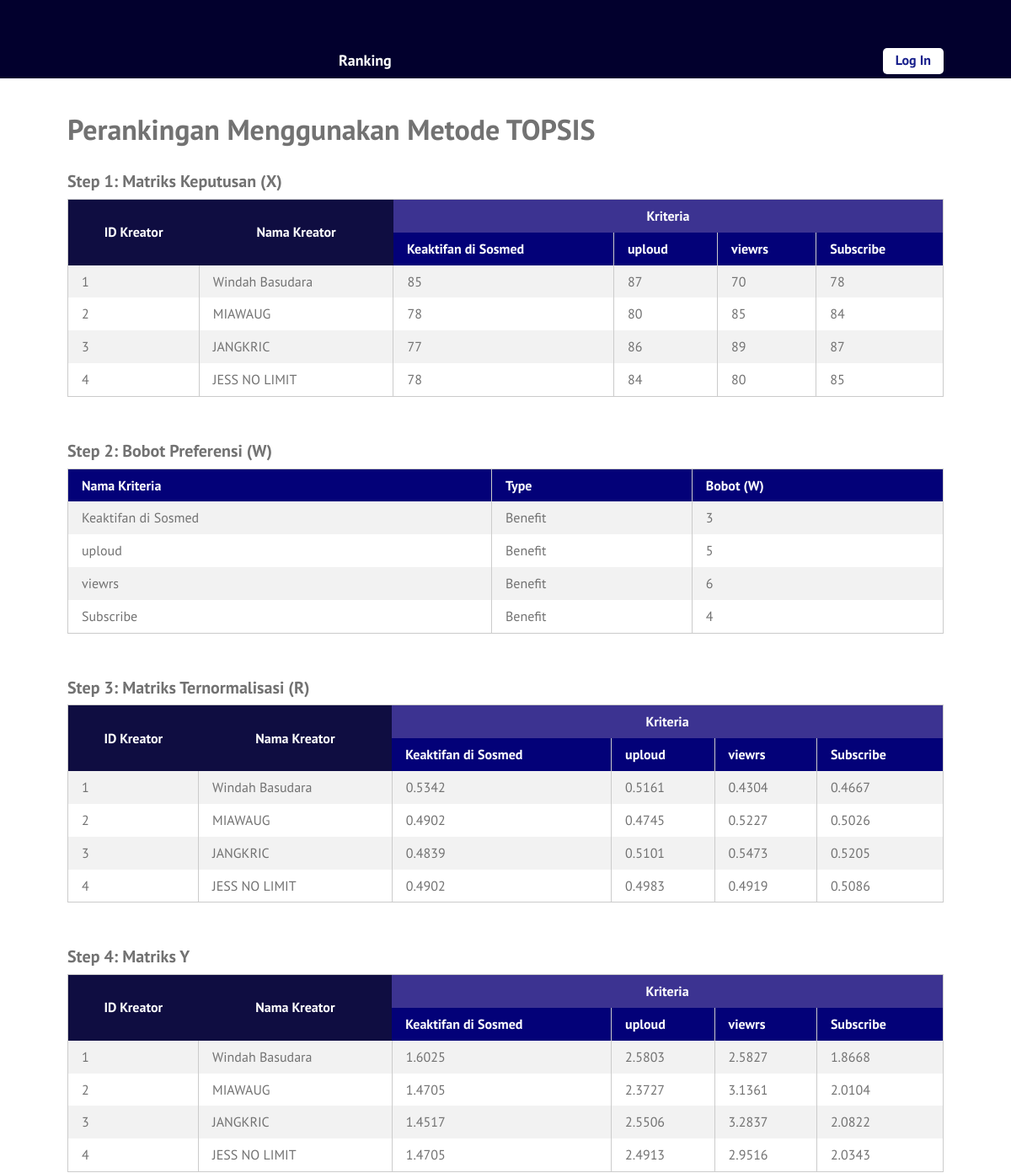
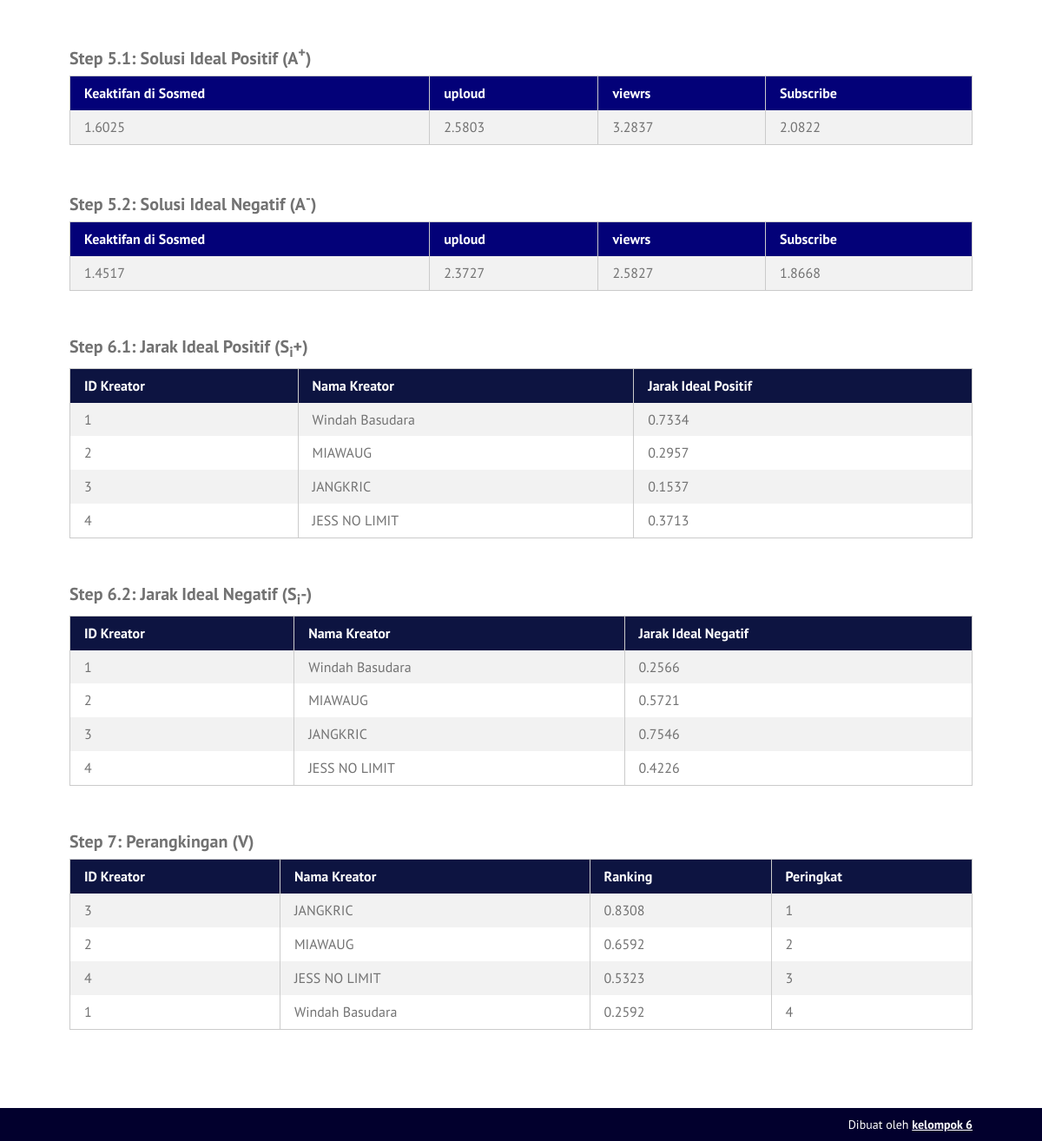
The app's page /ranking-topsis.php with its own data (2 pictures, top to bottom).
### tables this page shows
CREATE TABLE `kriteria` (
  `id_kriteria` int(10) NOT NULL,
  `nama` varchar(30) NOT NULL,
  `type` enum('benefit','cost') NOT NULL,
  `bobot` float NOT NULL,
  `ada_pilihan` tinyint(1) DEFAULT NULL,
  `urutan_order` int(2) NOT NULL
);

CREATE TABLE `atlet` (
  `id_atlet` int(10) NOT NULL,
  `nomor_atlet` varchar(10) NOT NULL,
  `nama_atlet` varchar(50) NOT NULL,
  `tanggal_input` date NOT NULL
);

### ranking-topsis.php (the view, shortened to what this page needs)
<?php
require_once('includes/init.php');
$judul_page = 'Perankingan Menggunakan Metode TOPSIS';
require_once('template-parts/header.php');
$digit = 4;
$query = $pdo->prepare('SELECT id_kriteria, nama, type, bobot
	FROM kriteria ORDER BY urutan_order ASC');
$query->execute();
$query->setFetchMode(PDO::FETCH_ASSOC);
$kriterias = $query->fetchAll();
$query2 = $pdo->prepare('SELECT id_atlet, nomor_atlet, nama_atlet FROM atlet');
$query2->execute();
$query2->setFetchMode(PDO::FETCH_ASSOC);
$atlets = $query2->fetchAll();
$matriks_x = array();
foreach($kriterias as $kriteria):
	foreach($atlets as $atlet):
		$id_atlet = $atlet['id_atlet'];
		$id_kriteria = $kriteria['id_kriteria'];
		$query3 = $pdo->prepare('SELECT nilai FROM nilai_atlet
			WHERE id_atlet = :id_atlet AND id_kriteria = :id_kriteria');
		$query3->execute(array(
			'id_atlet' => $id_atlet,
			'id_kriteria' => $id_kriteria,
		));
		$query3->setFetchMode(PDO::FETCH_ASSOC);
		if($nilai_atlet = $query3->fetch()) {
			$matriks_x[$id_kriteria][$id_atlet] = $nilai_atlet['nilai'];
		} else {
			$matriks_x[$id_kriteria][$id_atlet] = 0;
		}
	endforeach;
endforeach;
$matriks_r = array();
foreach($matriks_x as $id_kriteria => $nilai_atlets):
	$jumlah_kuadrat = 0;
	foreach($nilai_atlets as $nilai_atlet):
		$jumlah_kuadrat += pow($nilai_atlet, 2);
	endforeach;
	$akar_kuadrat = sqrt($jumlah_kuadrat);
	foreach($nilai_atlets as $id_atlet => $nilai_atlet):
		$matriks_r[$id_kriteria][$id_atlet] = $nilai_atlet / $akar_kuadrat;
	endforeach;
endforeach;
$matriks_y = array();
foreach($kriterias as $kriteria):
	foreach($atlets as $atlet):
		$bobot = $kriteria['bobot'];
		$id_atlet = $atlet['id_atlet'];
		$id_kriteria = $kriteria['id_kriteria'];
		$nilai_r = $matriks_r[$id_kriteria][$id_atlet];
		$matriks_y[$id_kriteria][$id_atlet] = $bobot * $nilai_r;
	endforeach;
endforeach;
$solusi_ideal_positif = array();
$solusi_ideal_negatif = array();
foreach($kriterias as $kriteria):
	$id_kriteria = $kriteria['id_kriteria'];
	$type_kriteria = $kriteria['type'];
	$nilai_max = max($matriks_y[$id_kriteria]);
	$nilai_min = min($matriks_y[$id_kriteria]);
	if($type_kriteria == 'benefit'):
		$s_i_p = $nilai_max;
		$s_i_n = $nilai_min;
	elseif($type_kriteria == 'cost'):
		$s_i_p = $nilai_min;
		$s_i_n = $nilai_max;
	endif;
	$solusi_ideal_positif[$id_kriteria] = $s_i_p;
	$solusi_ideal_negatif[$id_kriteria] = $s_i_n;
endforeach;
$jarak_ideal_positif = array();
$jarak_ideal_negatif = array();
foreach($atlets as $atlet):
	$id_atlet = $atlet['id_atlet'];
	$jumlah_kuadrat_jip = 0;
	$jumlah_kuadrat_jin = 0;
	foreach($matriks_y as $id_kriteria => $nilai_atlets):
		$hsl_pengurangan_jip = $nilai_atlets[$id_atlet] - $solusi_ideal_positif[$id_kriteria];
		$hsl_pengurangan_jin = $nilai_atlets[$id_atlet] - $solusi_ideal_negatif[$id_kriteria];
		$jumlah_kuadrat_jip += pow($hsl_pengurangan_jip, 2);
		$jumlah_kuadrat_jin += pow($hsl_pengurangan_jin, 2);
	endforeach;
	$akar_kuadrat_jip = sqrt($jumlah_kuadrat_jip);
	$akar_kuadrat_jin = sqrt($jumlah_kuadrat_jin);
	$jarak_ideal_positif[$id_atlet] = $akar_kuadrat_jip;
	$jarak_ideal_negatif[$id_atlet] = $akar_kuadrat_jin;
endforeach;
$ranks = array();
foreach($atlets as $atlet):
	$s_negatif = $jarak_ideal_negatif[$atlet['id_atlet']];
	$s_positif = $jarak_ideal_positif[$atlet['id_atlet']];
	$nilai_v = $s_negatif / ($s_positif + $s_negatif);
	$ranks[$atlet['id_atlet']]['id_atlet'] = $atlet['id_atlet'];
	$ranks[$atlet['id_atlet']]['nomor_atlet'] = $atlet['nomor_atlet'];
	$ranks[$atlet['id_atlet']]['nama_atlet'] = $atlet['nama_atlet'];
	$ranks[$atlet['id_atlet']]['nilai'] = $nilai_v;
endforeach;
?>
<div class="main-content-row">
<div class="container clearfix">
	<div class="main-content main-content-full the-content">
		<h1><?php echo $judul_page; ?></h1>
		<h3>Step 1: Matriks Keputusan (X)</h3>
		<table class="pure-table pure-table-striped">
			<thead>
				<tr class="super-top">
					<th rowspan="2" class="super-top-left">ID Kreator</th>
					<th rowspan="2" class="super-top-left">Nama Kreator</th>
					<th colspan="<?php echo count($kriterias); ?>">Kriteria</th>
				</tr>
				<tr>
					<?php foreach($kriterias as $kriteria ): ?>
						<th><?php echo $kriteria['nama']; ?></th>
					<?php endforeach; ?>
				</tr>
			</thead>
			<tbody>
				<?php foreach($atlets as $atlet): ?>
					<tr>
						<td><?php echo $atlet['nomor_atlet']; ?></td>
						<td><?php echo $atlet['nama_atlet']; ?></td>
						<?php
						foreach($kriterias as $kriteria):
							$id_atlet = $atlet['id_atlet'];
							$id_kriteria = $kriteria['id_kriteria'];
							echo '<td>';
							echo $matriks_x[$id_kriteria][$id_atlet];
							echo '</td>';
						endforeach;
						?>
					</tr>
				<?php endforeach; ?>
			</tbody>
		</table>
		<h3>Step 2: Bobot Preferensi (W)</h3>
		<table class="pure-table pure-table-striped">
			<thead>
				<tr>
					<th>Nama Kriteria</th>
					<th>Type</th>
					<th>Bobot (W)</th>
				</tr>
			</thead>
			<tbody>
				<?php foreach($kriterias as $hasil): ?>
					<tr>
						<td><?php echo $hasil['nama']; ?></td>
						<td>
						<?php
						if($hasil['type'] == 'benefit') {
							echo 'Benefit';
						} elseif($hasil['type'] == 'cost') {
							echo 'Cost';
						}
						?>
						</td>
						<td><?php echo $hasil['bobot']; ?></td>
					</tr>
				<?php endforeach; ?>
			</tbody>
		</table>
		<h3>Step 3: Matriks Ternormalisasi (R)</h3>
		<table class="pure-table pure-table-striped">
			<thead>
				<tr class="super-top">
					<th rowspan="2" class="super-top-left">ID Kreator</th>
					<th rowspan="2" class="super-top-left">Nama Kreator</th>
					<th colspan="<?php echo count($kriterias); ?>">Kriteria</th>
				</tr>
				<tr>
					<?php foreach($kriterias as $kriteria ): ?>
						<th><?php echo $kriteria['nama']; ?></th>
					<?php endforeach; ?>
				</tr>
			</thead>
			<tbody>
				<?php foreach($atlets as $atlet): ?>
					<tr>
						<td><?php echo $atlet['nomor_atlet']; ?></td>
						<td><?php echo $atlet['nama_atlet']; ?></td>
						<?php
						foreach($kriterias as $kriteria):
							$id_atlet = $atlet['id_atlet'];
							$id_kriteria = $kriteria['id_kriteria'];
							echo '<td>';
							echo round($matriks_r[$id_kriteria][$id_atlet], $digit);
							echo '</td>';
						endforeach;
						?>
					</tr>
				<?php endforeach; ?>
			</tbody>
		</table>
		<h3>Step 4: Matriks Y</h3>
		<table class="pure-table pure-table-striped">
			<thead>
				<tr class="super-top">
					<th rowspan="2" class="super-top-left">ID Kreator</th>
					<th rowspan="2" class="super-top-left">Nama Kreator</th>
					<th colspan="<?php echo count($kriterias); ?>">Kriteria</th>
				</tr>
				<tr>
					<?php foreach($kriterias as $kriteria ): ?>
						<th><?php echo $kriteria['nama']; ?></th>
					<?php endforeach; ?>
				</tr>
			</thead>
			<tbody>
				<?php foreach($atlets as $atlet): ?>
					<tr>
						<td><?php echo $atlet['nomor_atlet']; ?></td>
						<td><?php echo $atlet['nama_atlet']; ?></td>
						<?php
						foreach($kriterias as $kriteria):
							$id_atlet = $atlet['id_atlet'];
							$id_kriteria = $kriteria['id_kriteria'];
							echo '<td>';
							echo round($matriks_y[$id_kriteria][$id_atlet], $digit);
							echo '</td>';
						endforeach;
						?>
					</tr>
				<?php endforeach; ?>
			</tbody>
		</table>
		<h3>Step 5.1: Solusi Ideal Positif (A<sup>+</sup>)</h3>
		<table class="pure-table pure-table-striped">
			<thead>
				<tr>
					<?php foreach($kriterias as $kriteria ): ?>
						<th><?php echo $kriteria['nama']; ?></th>
					<?php endforeach; ?>
				</tr>
			</thead>
			<tbody>
				<tr>
					<?php foreach($kriterias as $kriteria ): ?>
						<td>
							<?php
							$id_kriteria = $kriteria['id_kriteria'];
							echo round($solusi_ideal_positif[$id_kriteria], $digit);
							?>
						</td>
					<?php endforeach; ?>
				</tr>
			</tbody>
		</table>
		<h3>Step 5.2: Solusi Ideal Negatif (A<sup>-</sup>)</h3>
		<table class="pure-table pure-table-striped">
			<thead>
				<tr>
					<?php foreach($kriterias as $kriteria ): ?>
						<th><?php echo $kriteria['nama']; ?></th>
					<?php endforeach; ?>
				</tr>
			</thead>
			<tbody>
				<tr>
					<?php foreach($kriterias as $kriteria ): ?>
						<td>
							<?php
							$id_kriteria = $kriteria['id_kriteria'];
							echo round($solusi_ideal_negatif[$id_kriteria], $digit);
							?>
						</td>
					<?php endforeach; ?>
				</tr>
			</tbody>
		</table>
		<h3>Step 6.1: Jarak Ideal Positif (S<sub>i</sub>+)</h3>
		<table class="pure-table pure-table-striped">
			<thead>
				<tr>
					<th class="super-top-left">ID Kreator</th>
					<th class="super-top-left">Nama Kreator</th>
					<th class="super-top-left">Jarak Ideal Positif</th>
				</tr>
			</thead>
			<tbody>
				<?php foreach($atlets as $atlet ): ?>
					<tr>
						<td><?php echo $atlet['nomor_atlet']; ?></td>
						<td><?php echo $atlet['nama_atlet']; ?></td>
						<td>
							<?php
							$id_atlet = $atlet['id_atlet'];
							echo round($jarak_ideal_positif[$id_atlet], $digit);
							?>
						</td>
					</tr>
				<?php endforeach; ?>
			</tbody>
		</table>
		<h3>Step 6.2: Jarak Ideal Negatif (S<sub>i</sub>-)</h3>
		<table class="pure-table pure-table-striped">
			<thead>
				<tr>
					<th class="super-top-left">ID Kreator</th>
					<th class="super-top-left">Nama Kreator</th>
					<th class="super-top-left">Jarak Ideal Negatif</th>
				</tr>
			</thead>
			<tbody>
				<?php foreach($atlets as $atlet ): ?>
					<tr>
						<td><?php echo $atlet['nomor_atlet']; ?></td>
						<td><?php echo $atlet['nama_atlet']; ?></td>
						<td>
							<?php
							$id_atlet = $atlet['id_atlet'];
							echo round($jarak_ideal_negatif[$id_atlet], $digit);
							?>
						</td>
					</tr>
				<?php endforeach; ?>
			</tbody>
		</table>
		<?php
		$no = 1;
		$sorted_ranks = $ranks;
		if(function_exists('array_multisort')):
			foreach ($sorted_ranks as $key => $row) {
				$nomor_atlet[$key]  = $row['nomor_atlet'];
				$nilai[$key] = $row['nilai'];
			}
			array_multisort($nilai, SORT_DESC, $nomor_atlet, SORT_ASC, $sorted_ranks);
		endif;
		?>
		<h3>Step 7: Perangkingan (V)</h3>
		<table class="pure-table pure-table-striped">
			<thead>
				<tr>
					<th class="super-top-left">ID Kreator</th>
					<th class="super-top-left">Nama Kreator</th>
					<th class="super-top-left">Ranking</th>
					<th class="super-top-left">Peringkat</th>
				</tr>
			</thead>
			<tbody>
				<?php foreach($sorted_ranks as $atlet ): ?>
					<tr>
						<td><?php echo $atlet['nomor_atlet']; ?></td>
						<td><?php echo $atlet['nama_atlet']; ?></td>
						<td><?php echo round($atlet['nilai'], $digit); ?></td>
						<td><?php echo $no++; ?></td>
					</tr>
				<?php endforeach; ?>
			</tbody>
		</table>
	</div>
</div>
</div>
<?php
require_once('template-parts/footer.php');

### stylesheets/style.css (style rules this page uses)
html,body,div,span,applet,object,iframe,h1,h2,h3,h4,h5,h6,p,blockquote,pre,a,abbr,acronym,address,big,cite,code,del,dfn,em,img,ins,kbd,q,s,samp,small,strike,strong,sub,sup,tt,var,b,u,i,center,dl,dt,dd,ol,ul,li,fieldset,form,label,legend,table,caption,tbody,tfoot,thead,tr,th,td,article,aside,canvas,details,embed,figure,figcaption,footer,header,hgroup,menu,nav,output,ruby,section,summary,time,mark,audio,video { margin:0;padding:0;border:0;font-size:100%;vertical-align:baseline }
body { line-height:1 }
table { border-collapse:collapse;border-spacing:0 }
*,*:before,*:after { -moz-box-sizing:border-box;-webkit-box-sizing:border-box;box-sizing:border-box }
.clearfix:before,.clearfix:after { content:" ";display:table }
.clear,.clearfix:after { clear:both }
.container { max-width:1100px;margin:0 auto;position:relative;padding:0 30px }
body { background:#5661c0;font-family:"PT Sans",sans-serif;color:#727272;font-size:14px;line-height:1.3;font-weight:500 }
sup,sub { vertical-align:super;font-size:smaller }
sub { vertical-align:sub }
h1,h2,h3,h4,h5,h6 { font-weight:300 }
.pure-table { border-collapse:collapse;border-spacing:0;empty-cells:show;border:1px solid #cbcbcb;width:100% }
.pure-table td,.pure-table th { border-left:1px solid #cbcbcb;border-width:0 0 0 1px;font-size:inherit;margin:0;overflow:visible;padding:0.5em 1em }
.pure-table tr.super-top th { background:#3c3391;color:#fff;text-align:center;vertical-align:middle;border:0 }
.pure-table tr.super-top th.super-top-left { background:#0f0d41 }
.pure-table th.super-top-left { background:#0d1441 }
.pure-table td:first-child,.pure-table th:first-child { border-left-width:0 }
.pure-table thead { background-color:#030178;color:#fff;text-align:left;vertical-align:bottom }
.pure-table thead th { color:#fff }
.pure-table td { background-color:transparent }
.pure-table-striped tr:nth-child(2n-1) td { background-color:#f2f2f2 }
.the-content { font-size:16px;line-height:1.42857 }
.the-content h1,.the-content h2,.the-content h3,.the-content h4,.the-content h5,.the-content h6 { font-weight:700 }
.the-content h1 { font-size:34px;margin:0.8em 0 0.8em;padding:0;line-height:1.2 }
.the-content h3 { font-size:20px;margin:0.8em 0 0.3em }
.the-content blockquote,.the-content table,.the-content p,.the-content ul,.the-content ol,.the-content dd,.the-content pre,.the-content iframe,.the-content .flxmap-container,.the-content hr { margin-bottom:1em }
.the-content table { margin-bottom:50px }
.the-content>h1:first-child,.the-content>h3:first-child,.the-content>h2:first-child { margin-top:0 }
.main-content { float:right;width:77%;padding:40px 0 }
.main-content-full { float:none;width:auto }

### records on screen
kriteria: nama "Keaktifan di Sosmed", id_kriteria.id_atlet "85", id_kriteria.id_atlet "78", id_kriteria.id_atlet "77", type "Benefit", bobot "3", id_kriteria.id_atlet "0.5342", id_kriteria.id_atlet "0.4902", id_kriteria.id_atlet "0.4839", id_kriteria.id_atlet "1.6025", id_kriteria.id_atlet "1.4705", id_kriteria.id_atlet "1.4517", id_kriteria "1.6025", id_kriteria "1.4517"
kriteria: nama "uploud", id_kriteria.id_atlet "87", id_kriteria.id_atlet "80", id_kriteria.id_atlet "86", id_kriteria.id_atlet "84", type "Benefit", bobot "5", id_kriteria.id_atlet "0.5161", id_kriteria.id_atlet "0.4745", id_kriteria.id_atlet "0.5101", id_kriteria.id_atlet "0.4983", id_kriteria.id_atlet "2.5803", id_kriteria.id_atlet "2.3727", id_kriteria.id_atlet "2.5506", id_kriteria.id_atlet "2.4913", id_kriteria "2.5803", id_kriteria "2.3727"
kriteria: nama "viewrs", id_kriteria.id_atlet "70", id_kriteria.id_atlet "85", id_kriteria.id_atlet "89", id_kriteria.id_atlet "80", type "Benefit", bobot "6", id_kriteria.id_atlet "0.4304", id_kriteria.id_atlet "0.5227", id_kriteria.id_atlet "0.5473", id_kriteria.id_atlet "0.4919", id_kriteria.id_atlet "2.5827", id_kriteria.id_atlet "3.1361", id_kriteria.id_atlet "3.2837", id_kriteria.id_atlet "2.9516", id_kriteria "3.2837", id_kriteria "2.5827"
kriteria: nama "Subscribe", id_kriteria.id_atlet "78", id_kriteria.id_atlet "84", id_kriteria.id_atlet "87", id_kriteria.id_atlet "85", type "Benefit", bobot "4", id_kriteria.id_atlet "0.4667", id_kriteria.id_atlet "0.5026", id_kriteria.id_atlet "0.5205", id_kriteria.id_atlet "0.5086", id_kriteria.id_atlet "1.8668", id_kriteria.id_atlet "2.0104", id_kriteria.id_atlet "2.0822", id_kriteria.id_atlet "2.0343", id_kriteria "2.0822", id_kriteria "1.8668"
atlet: nomor_atlet "1", nama_atlet "Windah Basudara", id_atlet "0.7334", id_atlet "0.2566", nilai "0.2592"
atlet: nomor_atlet "2", nama_atlet "MIAWAUG", id_atlet "0.2957", id_atlet "0.5721", nilai "0.6592"
atlet: nomor_atlet "3", nama_atlet "JANGKRIC", id_atlet "0.1537", id_atlet "0.7546", nilai "0.8308"
atlet: nomor_atlet "4", nama_atlet "JESS NO LIMIT", id_atlet "0.3713", id_atlet "0.4226", nilai "0.5323"

### other values on screen
$judul_page "Perankingan Menggunakan Metode TOPSIS"
